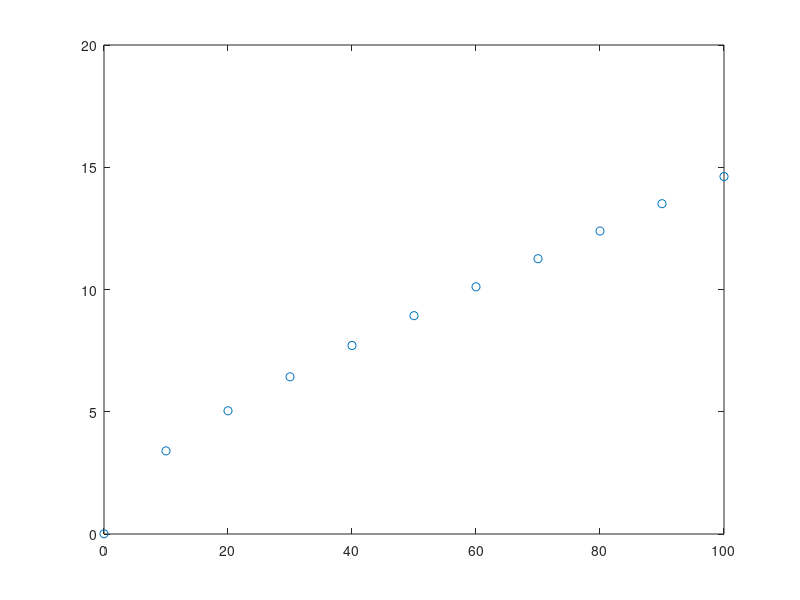

Recreate this plot in MATLAB. (Note: this script raises an error after producing the figure.)
x=[0; 
   10; 
   20; 
   30; 
   40;
   50;
   60;
   70;
   80;
   90;
   100]

y=[0.01; 
   3.40; 
   5.04; 
   6.43; 
   7.71;
   8.93;
   10.11;
   11.26;
   12.39;
   13.51;
   14.62]

plot (x,y,'o')

f1=@(x) log(1+x)
f2=@(x) x.^0
f3=@(x) x.^1

F=@(x) [f1(x) f2(x) f3(x)] %f no formato de linha

k=ufrgs_ajuste(x,y,F)

a=k(1)
b=k(2)
c=k(3)

y=@(x) a*log(1+x)+b+c*x

hold on
fplot (y,[0 100])
